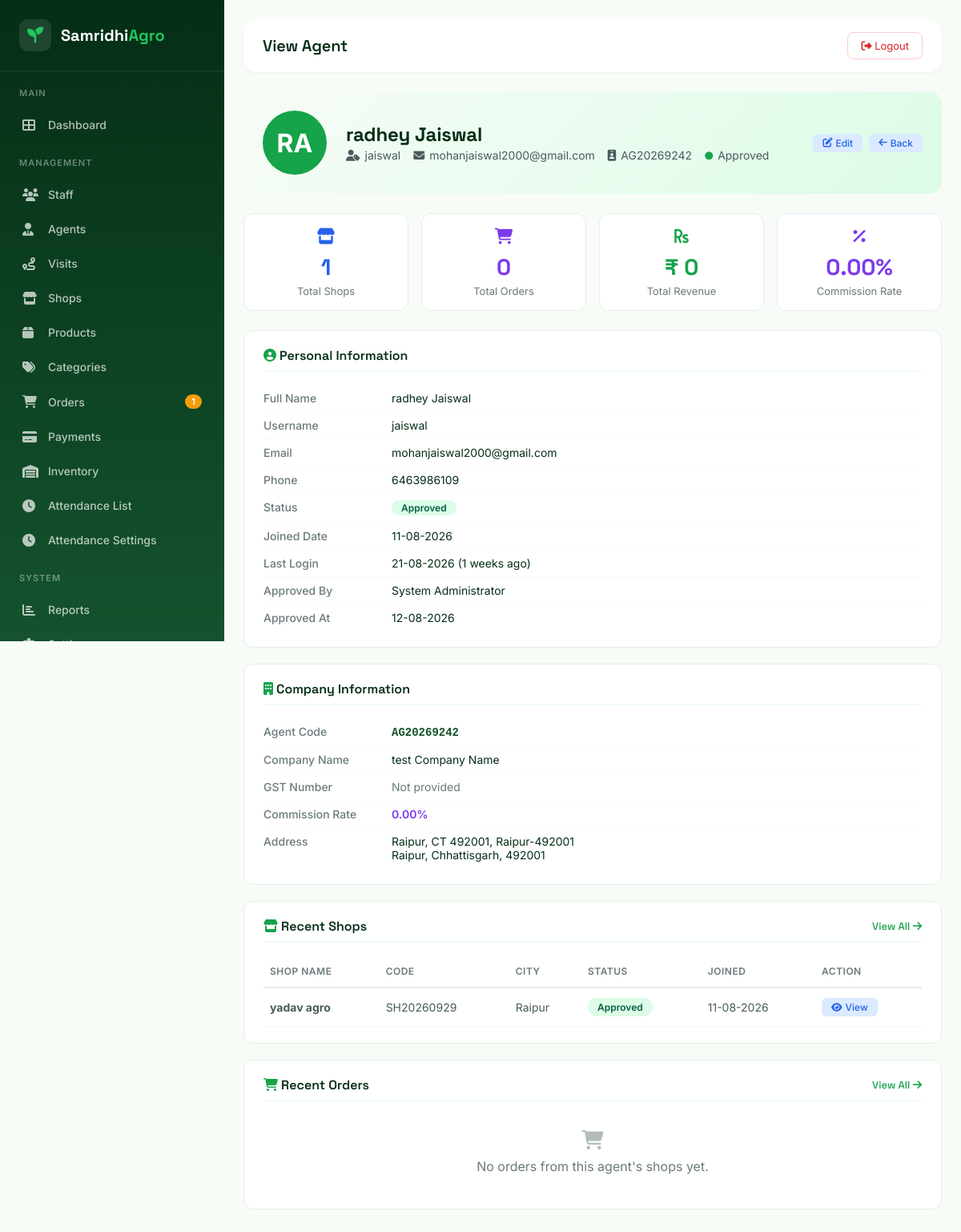
The app's page /admin/agent-view.php?id=2 (signed in) with its own data.
### tables this page shows
CREATE TABLE `agents` (
  `id` int(11) NOT NULL,
  `user_id` int(11) NOT NULL,
  `agent_code` varchar(50) NOT NULL,
  `company_name` varchar(100) DEFAULT NULL,
  `gst_number` varchar(50) DEFAULT NULL,
  `address` text DEFAULT NULL,
  `city` varchar(50) DEFAULT NULL,
  `state` varchar(50) DEFAULT NULL,
  `pincode` varchar(10) DEFAULT NULL,
  `commission_rate` decimal(5,2) DEFAULT 0.00,
  `status` enum('pending','approved','rejected','suspended') NOT NULL DEFAULT 'pending',
  `approved_by` int(11) DEFAULT NULL,
  `approved_at` datetime DEFAULT NULL,
  `created_at` datetime NOT NULL DEFAULT current_timestamp(),
  `updated_at` datetime NOT NULL DEFAULT current_timestamp() ON UPDATE current_timestamp()
);

CREATE TABLE `users` (
  `id` int(11) NOT NULL,
  `username` varchar(50) NOT NULL,
  `email` varchar(100) NOT NULL,
  `password_hash` varchar(255) NOT NULL,
  `full_name` varchar(100) NOT NULL,
  `phone` varchar(20) DEFAULT NULL,
  `avatar` varchar(255) DEFAULT NULL,
  `role` enum('admin','staff','agent','shop') NOT NULL DEFAULT 'staff',
  `status` enum('active','inactive','suspended') NOT NULL DEFAULT 'active',
  `last_login` datetime DEFAULT NULL,
  `last_ip` varchar(45) DEFAULT NULL,
  `created_at` datetime NOT NULL DEFAULT current_timestamp(),
  `updated_at` datetime NOT NULL DEFAULT current_timestamp() ON UPDATE current_timestamp()
);

CREATE TABLE `shops` (
  `id` int(11) NOT NULL,
  `user_id` int(11) NOT NULL,
  `shop_code` varchar(50) NOT NULL,
  `shop_name` varchar(100) NOT NULL,
  `shop_type` enum('retail','wholesale','both') NOT NULL DEFAULT 'retail',
  `owner_name` varchar(100) DEFAULT NULL,
  `phone` varchar(20) DEFAULT NULL,
  `email` varchar(100) DEFAULT NULL,
  `address` text DEFAULT NULL,
  `city` varchar(50) DEFAULT NULL,
  `state` varchar(50) DEFAULT NULL,
  `pincode` varchar(10) DEFAULT NULL,
  `gst_number` varchar(50) DEFAULT NULL,
  `establishment_year` int(4) DEFAULT NULL,
  `shop_category` varchar(50) NOT NULL DEFAULT 'grocery',
  `delivery_available` tinyint(1) NOT NULL DEFAULT 0,
  `working_hours_start` time DEFAULT NULL,
  `working_hours_end` time DEFAULT NULL,
  `weekend_days` varchar(100) DEFAULT NULL,
  `shop_image` varchar(255) DEFAULT NULL,
  `agent_id` int(11) DEFAULT NULL,
  `status` enum('pending','approved','rejected','suspended') NOT NULL DEFAULT 'pending',
  `approved_by` int(11) DEFAULT NULL,
  `approved_at` datetime DEFAULT NULL,
  `latitude` decimal(10,8) DEFAULT NULL,
  `longitude` decimal(11,8) DEFAULT NULL,
  `created_at` datetime NOT NULL DEFAULT current_timestamp(),
  `updated_at` datetime NOT NULL DEFAULT current_timestamp() ON UPDATE current_timestamp()
);

### admin/agent-view.php (the view, shortened to what the rows shown need)
<?php
require_once '../config/database.php';
require_once '../config/functions.php';
$db = getDB();
$agentId = isset($_GET['id']) ? (int)$_GET['id'] : 0;
$sql = "SELECT a.*, u.full_name, u.username, u.email, u.phone, u.status as user_status,
        u.created_at as user_created_at, u.last_login, u.last_ip,
        u2.full_name as approved_by_name
        FROM agents a
        JOIN users u ON a.user_id = u.id
        LEFT JOIN users u2 ON a.approved_by = u2.id
        WHERE a.id = ?";
$agent = $db->fetchOne($sql, [$agentId]);
$sql = "SELECT id, shop_name, shop_code, city, status, created_at
        FROM shops
        WHERE agent_id = ?
        ORDER BY created_at DESC
        LIMIT 5";
$recentShops = $db->fetchAll($sql, [$agentId]);
require_once '../includes/admin_header.php';
?>
<div class="content-card" style="padding: 0; border: none; box-shadow: none; background: transparent;">
    <div class="profile-header">
        <div class="profile-avatar <?php echo $agent['status']; ?>">
            <?php echo strtoupper(substr($agent['full_name'], 0, 2)); ?>
        </div>
        <div class="profile-info">
            <h2><?php echo escapeHtml($agent['full_name']); ?></h2>
            <div class="profile-meta">
                <span><i class="fas fa-user-tag"></i> <?php echo escapeHtml($agent['username']); ?></span>
                <span><i class="fas fa-envelope"></i> <?php echo escapeHtml($agent['email']); ?></span>
                <span><i class="fas fa-id-badge"></i> <?php echo escapeHtml($agent['agent_code']); ?></span>
                <span>
                    <i class="fas fa-circle" style="color: <?php
                        echo match($agent['status']) {
                            'pending' => '#F59E0B',
                            'approved' => '#16A34A',
                            'rejected' => '#DC2626',
                            'suspended' => '#6B7A7B',
                            default => '#6B7A7B'
                        };
                    ?>; font-size: 10px;"></i>
                    <?php echo ucfirst($agent['status']); ?>
                </span>
            </div>
        </div>
        <div class="profile-actions">
            <a href="agent-edit.php?id=<?php echo $agent['id']; ?>" class="btn-action-sm btn-view">
            </a>
            <a href="agents.php" class="btn-action-sm btn-view">
            </a>
        </div>
    </div>
    <div class="stat-grid">
        <div class="stat-box" style="border-color: #EDE9FE;">
            <span class="stat-icon"><i class="fas fa-percentage" style="color: #7C3AED;"></i></span>
            <div class="stat-number" style="color: #7C3AED;"><?php echo number_format($agent['commission_rate'], 2); ?>%</div>
            <div class="stat-label">Commission Rate</div>
        </div>
    </div>
    <div class="detail-section">
        <div class="detail-row">
            <span class="detail-label">Full Name</span>
            <span class="detail-value"><?php echo escapeHtml($agent['full_name']); ?></span>
        </div>
        <div class="detail-row">
            <span class="detail-label">Username</span>
            <span class="detail-value"><?php echo escapeHtml($agent['username']); ?></span>
        </div>
        <div class="detail-row">
            <span class="detail-label">Email</span>
            <span class="detail-value"><?php echo escapeHtml($agent['email']); ?></span>
        </div>
        <div class="detail-row">
            <span class="detail-label">Phone</span>
            <span class="detail-value"><?php echo !empty($agent['phone']) ? escapeHtml($agent['phone']) : '<span style="color: #6B7A7B;">Not provided</span>'; ?></span>
        </div>
        <div class="detail-row">
            <span class="detail-value">
                <?php
                $statusColors = [
                    'pending' => 'badge-warning',
                    'approved' => 'badge-success',
                    'rejected' => 'badge-danger',
                    'suspended' => 'badge-secondary'
                ];
                $color = $statusColors[$agent['status']] ?? 'badge-secondary';
                ?>
                <span class="badge-status <?php echo $color; ?>">
                    <?php echo ucfirst($agent['status']); ?>
                </span>
            </span>
        </div>
        <div class="detail-row">
            <span class="detail-label">Joined Date</span>
            <span class="detail-value"><?php echo formatDate($agent['created_at']); ?></span>
        </div>
        <div class="detail-row">
            <span class="detail-label">Last Login</span>
            <span class="detail-value">
                <?php if ($agent['last_login']): ?>
                    <?php echo formatDate($agent['last_login']) . ' (' . timeAgo($agent['last_login']) . ')'; ?>
                <?php else: ?>
                    <span style="color: #6B7A7B;">Never logged in</span>
                <?php endif; ?>
            </span>
        </div>
        <?php if ($agent['approved_by_name']): ?>
        <div class="detail-row">
            <span class="detail-label">Approved By</span>
            <span class="detail-value"><?php echo escapeHtml($agent['approved_by_name']); ?></span>
        </div>
        <?php endif; ?>
        <?php if ($agent['approved_at']): ?>
        <div class="detail-row">
            <span class="detail-label">Approved At</span>
            <span class="detail-value"><?php echo formatDate($agent['approved_at']); ?></span>
        </div>
        <?php endif; ?>
    </div>
    <div class="detail-section">
        <div class="detail-row">
            <span class="detail-value">
                <span style="font-family: monospace; font-weight: 600; color: #14532D;">
                    <?php echo escapeHtml($agent['agent_code']); ?>
                </span>
            </span>
        </div>
        <div class="detail-row">
            <span class="detail-label">Company Name</span>
            <span class="detail-value"><?php echo !empty($agent['company_name']) ? escapeHtml($agent['company_name']) : '<span style="color: #6B7A7B;">Not provided</span>'; ?></span>
        </div>
        <div class="detail-row">
            <span class="detail-value">
                <span style="font-weight: 600; color: #7C3AED;"><?php echo number_format($agent['commission_rate'], 2); ?>%</span>
            </span>
        </div>
        <?php if (!empty($agent['address'])): ?>
        <div class="detail-row">
            <span class="detail-label">Address</span>
            <span class="detail-value">
                <?php echo escapeHtml($agent['address']); ?>
                <?php if (!empty($agent['city']) || !empty($agent['state']) || !empty($agent['pincode'])): ?>
                    <br>
                    <?php
                    $locationParts = [];
                    if (!empty($agent['city'])) $locationParts[] = $agent['city'];
                    if (!empty($agent['state'])) $locationParts[] = $agent['state'];
                    if (!empty($agent['pincode'])) $locationParts[] = $agent['pincode'];
                    echo escapeHtml(implode(', ', $locationParts));
                    ?>
                <?php endif; ?>
            </span>
        </div>
        <?php endif; ?>
    </div>
    <div class="detail-section">
        <?php if (empty($recentShops)): ?>
            <p style="color: #6B7A7B; text-align: center; padding: 20px 0;">
                <i class="fas fa-store" style="font-size: 24px; display: block; margin-bottom: 8px; opacity: 0.5;"></i>
                No shops associated with this agent yet.
            </p>
        <?php else: ?>
            <div style="overflow-x: auto;">
                <table class="table-custom">
                    <thead>
                        <tr>
                            <th>Shop Name</th>
                            <th>Code</th>
                            <th>City</th>
                            <th>Status</th>
                            <th>Joined</th>
                            <th>Action</th>
                        </tr>
                    </thead>
                    <tbody>
                        <?php foreach ($recentShops as $shop): ?>
                        <tr>
                            <td><strong><?php echo escapeHtml($shop['shop_name']); ?></strong></td>
                            <td><?php echo escapeHtml($shop['shop_code']); ?></td>
                            <td><?php echo escapeHtml($shop['city'] ?? 'N/A'); ?></td>
                            <td>
                                <?php
                                $statusColors = [
                                    'pending' => 'badge-warning',
                                    'approved' => 'badge-success',
                                    'rejected' => 'badge-danger',
                                    'suspended' => 'badge-secondary'
                                ];
                                $color = $statusColors[$shop['status']] ?? 'badge-secondary';
                                ?>
                                <span class="badge-status <?php echo $color; ?>">
                                    <?php echo ucfirst($shop['status']); ?>
                                </span>
                            </td>
                            <td><?php echo formatDate($shop['created_at']); ?></td>
                            <td>
                                <a href="shop-view.php?id=<?php echo $shop['id']; ?>" class="btn-action-sm btn-view">
                                    <i class="fas fa-eye"></i> View
                                </a>
                            </td>
                        </tr>
                        <?php endforeach; ?>
                    </tbody>
                </table>
            </div>
        <?php endif; ?>
    </div>
</div>
<?php require_once '../includes/admin_footer.php'; ?>

### records on screen
agents: user.full_name "RA", user.full_name "radhey Jaiswal", user.username "jaiswal", user.email "mohanjaiswal2000@gmail.com", agent_code "AG20269242", status "Approved", commission_rate "0.00", user.phone "6463986109", created_at "11-08-2026", user.last_login "21-08-2026", user.last_login "1 weeks ago", approved_by.full_name "System Administrator", approved_at "12-08-2026", company_name "test Company Name", address "Raipur, CT 492001, Raipur-492001"
shops: shop_name "yadav agro", shop_code "SH20260929", city "Raipur", status "Approved", created_at "11-08-2026"

### other values on screen
$pendingOrders "1"
escapeHtml($pageTitle) "View Agent"
$totalShops "1"
$totalOrders "0"
$totalRevenue "0"
escapeHtml(implode(', ', $locationParts)) "Raipur, Chhattisgarh, 492001"
